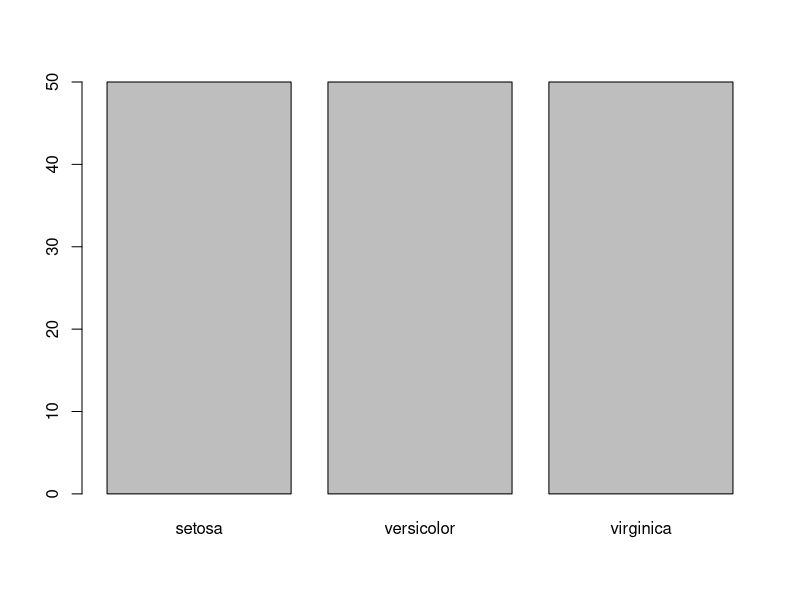
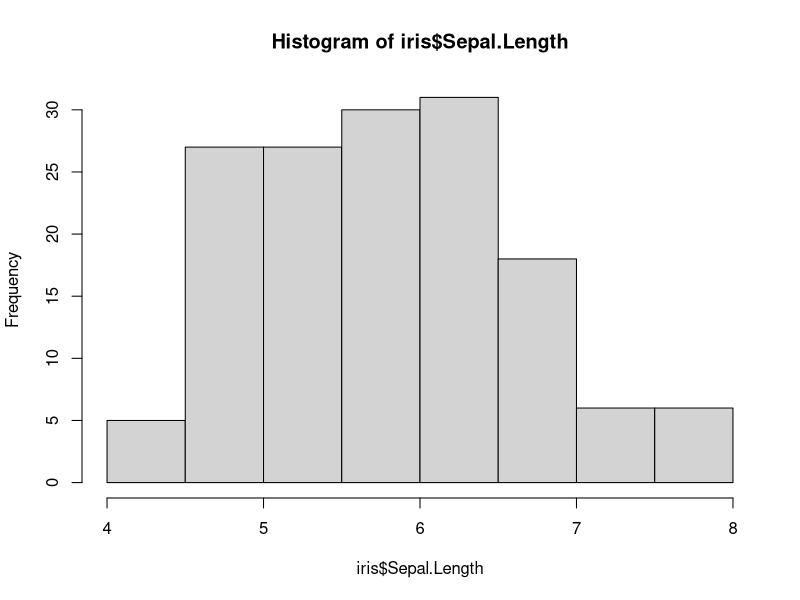
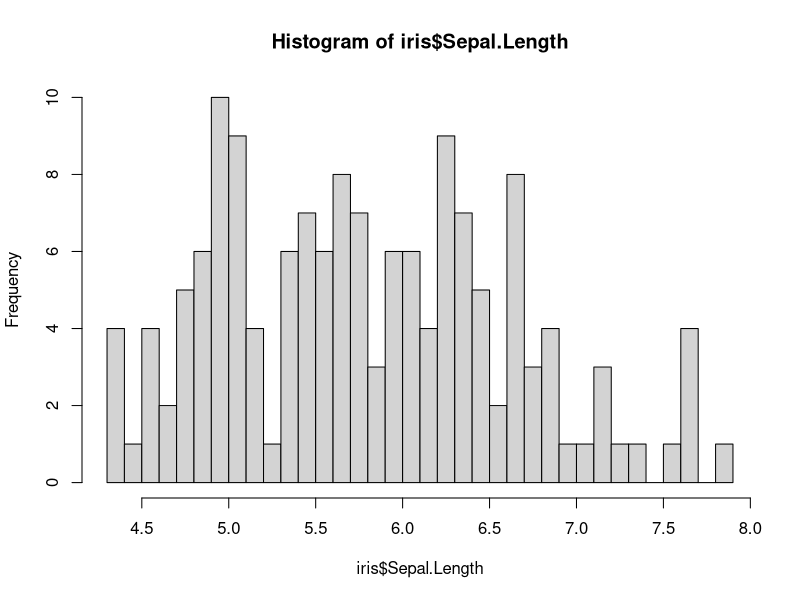
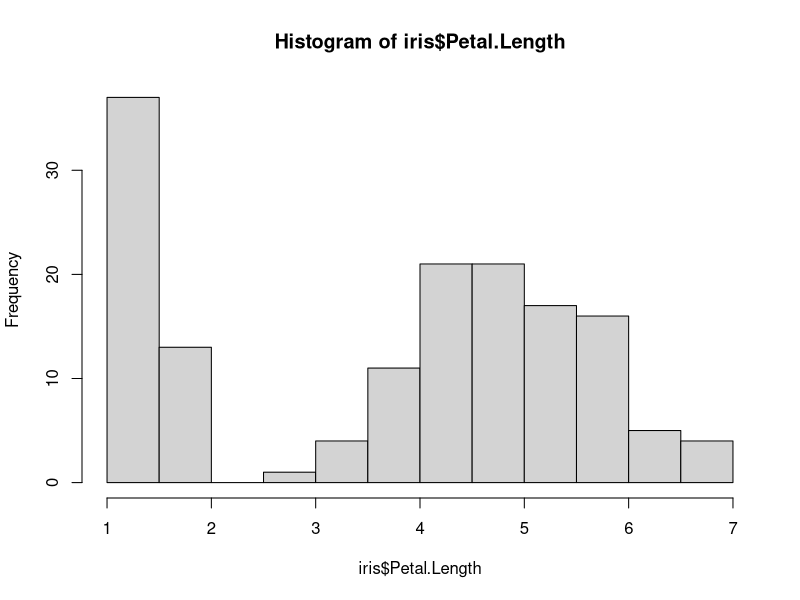
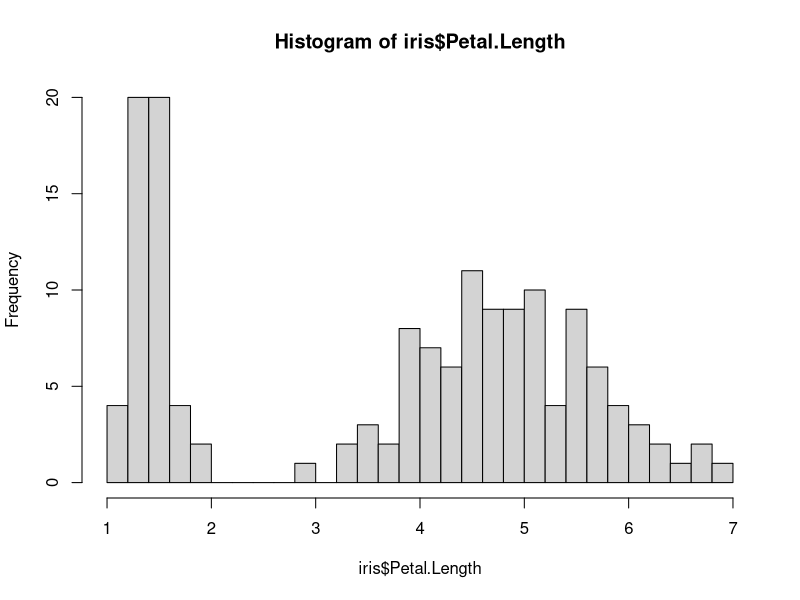
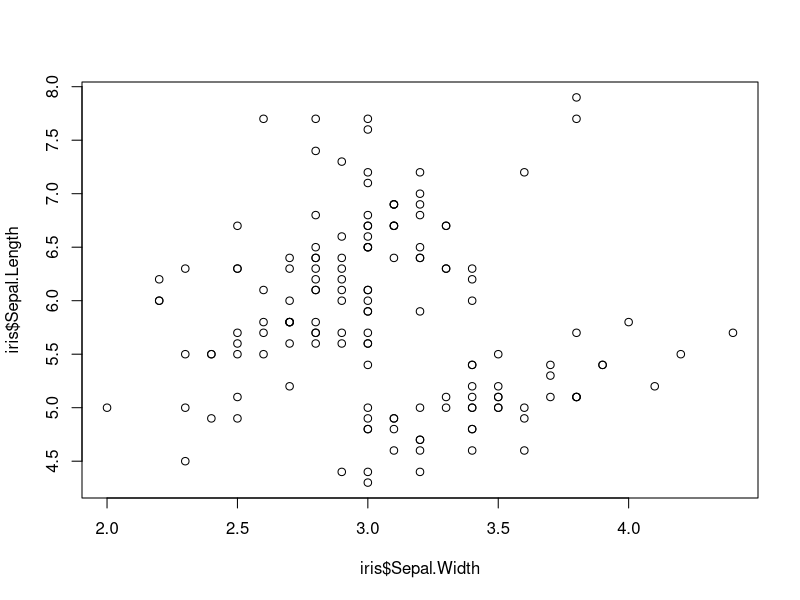
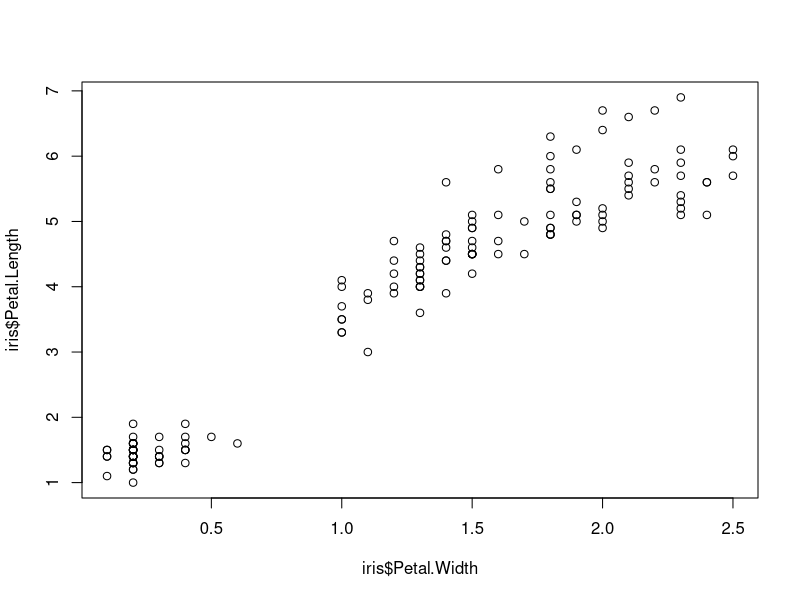
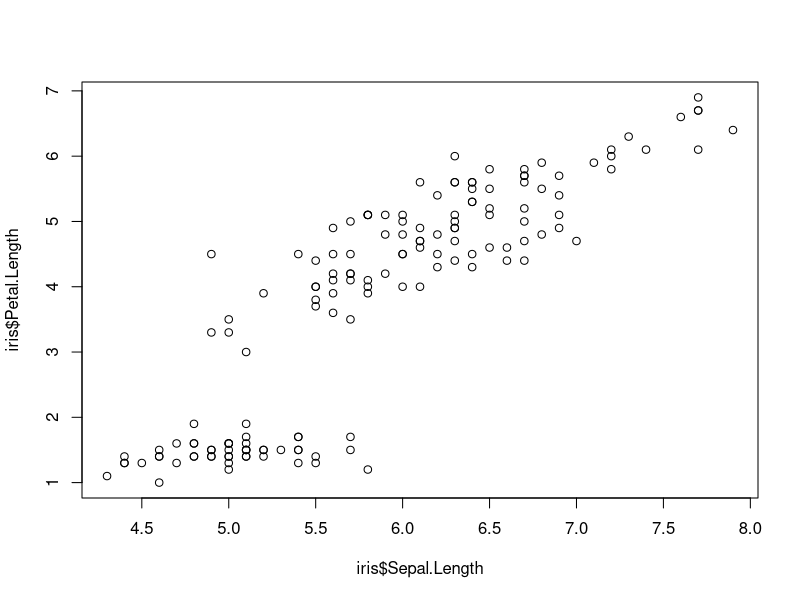

Source code (R) for these figures, in order:
### R Lab_01_Graphics
### Qin Li 20230919

# have a look at the iris dataset
View(iris)
head(iris) # check the first 6 rows of the data
tail(iris)
nrow(iris)
ncol(iris)
summary(iris)
    
#-----------------------------------------------#
### Plot one variable ###
#-----------------------------------------------#

# 1. Display category frequencies - Barplot
# generate a table data of the count number of each species
sp_count = table(iris$Species)
barplot(sp_count)


# 2. Display frequency distribution for numeric variable - Histogram
hist(iris$Sepal.Length)
hist(iris$Sepal.Length, breaks = 30)
hist(iris$Petal.Length)
hist(iris$Petal.Length, breaks = 30)

#-----------------------------------------------#
### Display association between two variables ###
#-----------------------------------------------#

# 1. Display association between two numerical variables - Scatter plot
plot(iris$Sepal.Length ~ iris$Sepal.Width)
plot(iris$Petal.Length ~ iris$Petal.Width)
plot(iris$Petal.Length ~ iris$Sepal.Length)
plot(Sepal.Length ~ Sepal.Width, data = iris, col = iris$Species)
plot(iris$Petal.Length ~ iris$Petal.Width, col = iris$Species)


# 2. Display association between categorical variables - Grouped bar graph
# generate another categorical variable by dividing Petal.Length into small vs. large groups
iris$Sepal.size = ifelse(iris$Sepal.Width > 3, "large","small")
other_table <- table(iris$Sepal.size, iris$Species)

# grouped barplot
barplot(other_table, col = c("darkblue", "red"), 
        xlab = "Species", ylab = "Frequency",
        legend.text = rownames(other_table),
        args.legend = list(x = "topright"),
        beside = TRUE)

# stacked/mosaic
barplot(other_table, col = c("darkblue", "red"),
        xlab = "Species", ylab = "Frequency",
        legend.text = rownames(other_table),
        args.legend = list(x = "topright"))


# 3. Display association between numerical and categorical variable
# 3.1 Strip graph
stripchart(Petal.Length ~ Species, data = iris)

stripchart(Petal.Length ~ Species, data = iris,
           pch = 1, vertical=TRUE)

stripchart(Petal.Length ~ Species, data = iris,
           pch = 1, vertical=TRUE, method = 'jitter')

stripchart(Sepal.Width ~ Species, data = iris,
           pch = 1, vertical=TRUE, method = 'jitter')

# Calculating the means
means <- sapply(levels(factor(iris$Species)), function(i) mean(iris$Sepal.Width[iris$Species == i]))

means <- sapply(levels(factor(iris$Species)), function(i) mean(iris$Sepal.Width[iris$Species == i]))
# 3.2 boxplot

boxplot(Sepal.Width ~ Species, data = iris)

stripchart(Sepal.Width ~ Species, data = iris,
           add = TRUE,
           pch = 1, vertical=TRUE, method = 'jitter')

# add mean values
# calculating the means
means <- sapply(levels(factor(iris$Species)), function(i) mean(iris$Sepal.Width[iris$Species == i]))

stripchart(Sepal.Width ~ Species, data = iris,pch = 1, vertical=TRUE, method = 'jitter')
points(means, col = "red", pch = 2, cex = 1.5, bg = 2, lwd = 2)


# 3.3 violin plot
# install.packages("vioplot") # install the package first
library("vioplot") # load the package
vioplot(Sepal.Width ~ Species, data = iris)

# 3.4 multiple histograms
hist(iris$Sepal.Width[iris$Species=="setosa"], breaks = 15, col='red', xlim=c(1.5, 4.5))
hist(iris$Sepal.Width[iris$Species=="versicolor"], breaks = 15, col='green', add=TRUE)
hist(iris$Sepal.Width[iris$Species=="virginica"], breaks = 15, col='blue', add=TRUE)

# list three figure on the same page
par(mfrow = c(3,1))
hist(iris$Sepal.Width[iris$Species=="setosa"], breaks = 15, col='red', xlim=c(1.5, 4.5))
hist(iris$Sepal.Width[iris$Species=="versicolor"], breaks = 15, col='green', xlim=c(1.5, 4.5))
hist(iris$Sepal.Width[iris$Species=="virginica"], breaks = 15, col='blue', xlim=c(1.5, 4.5))
